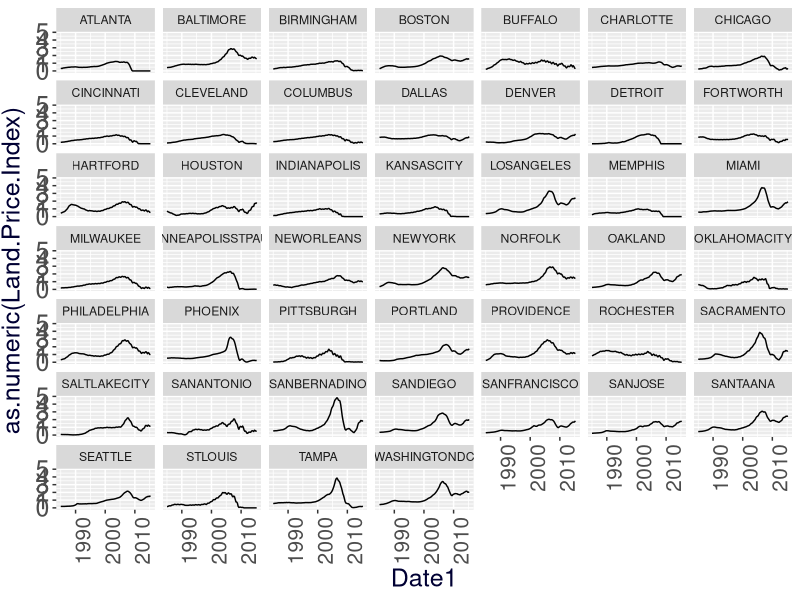
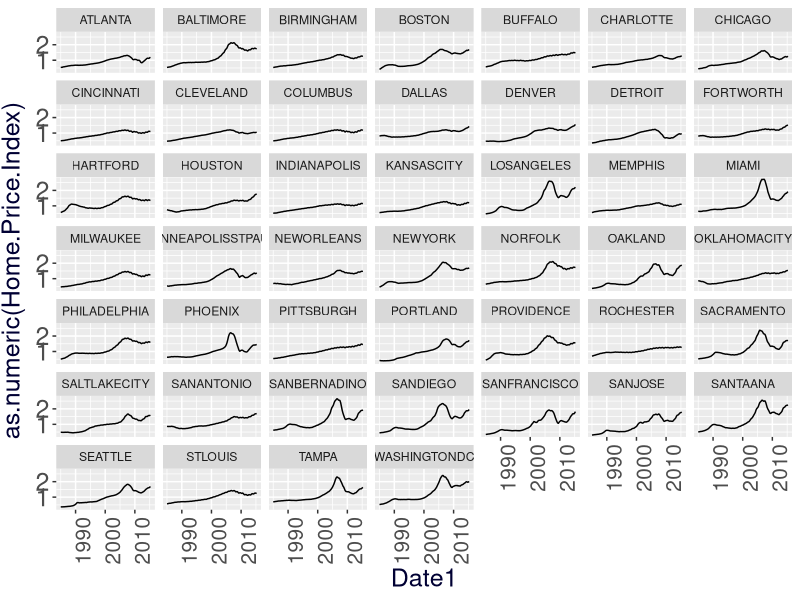
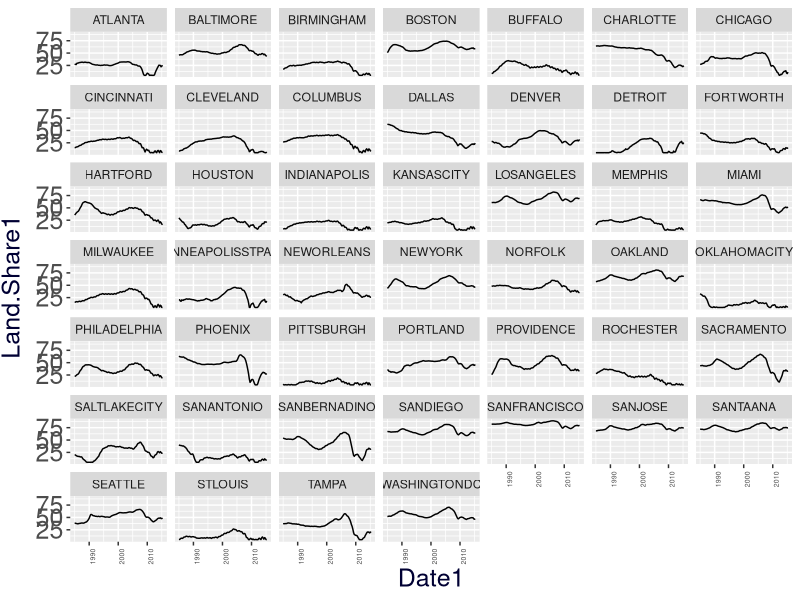
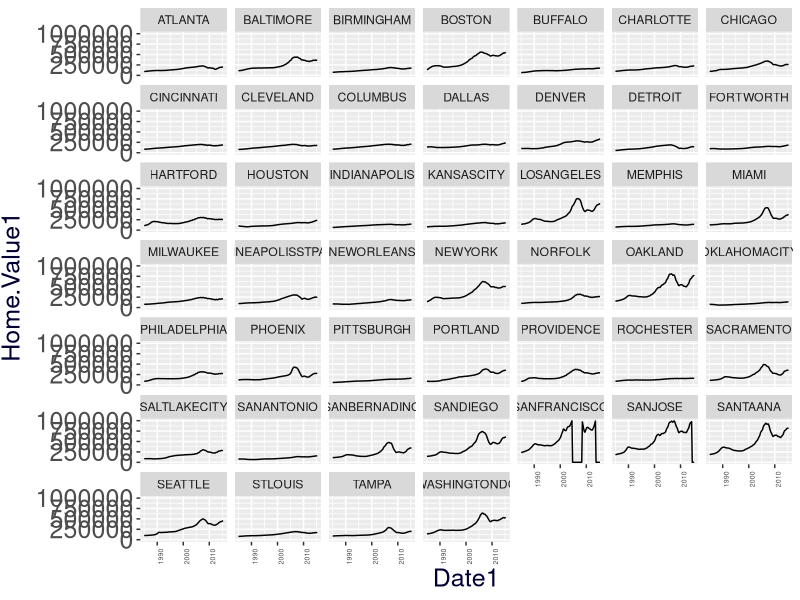
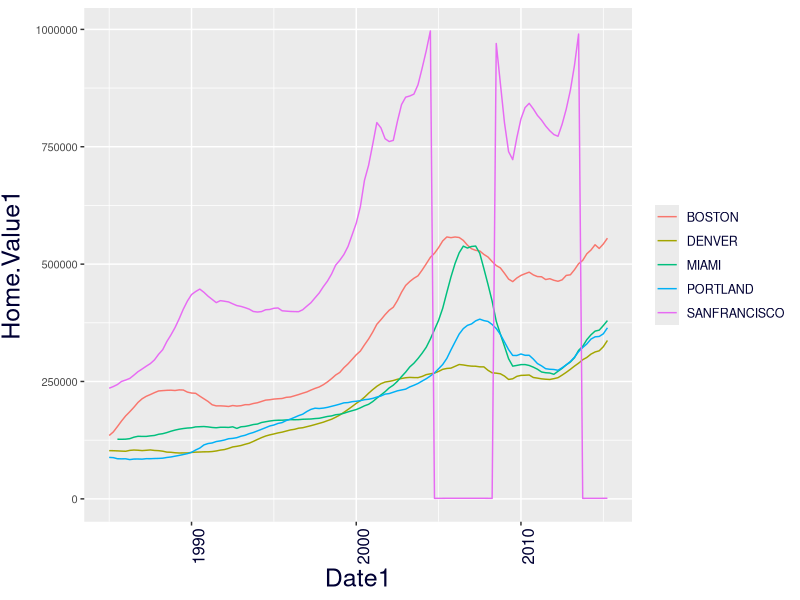
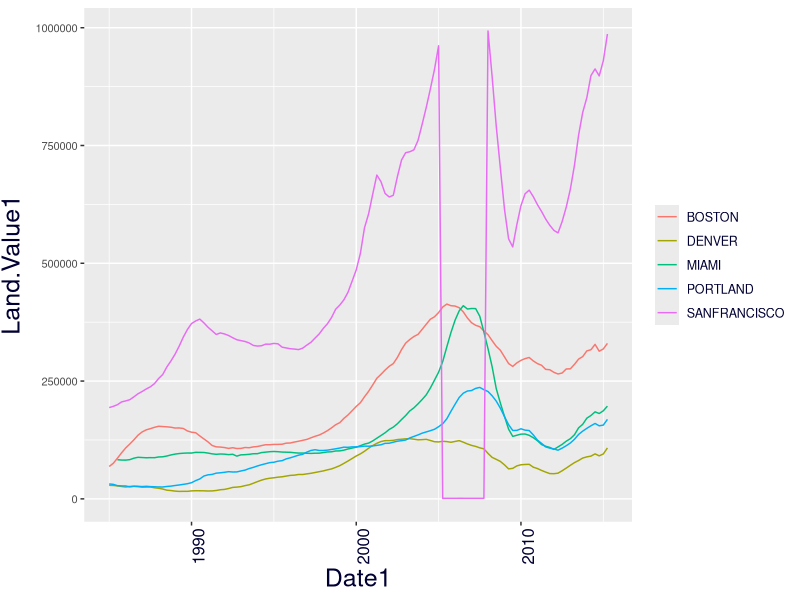
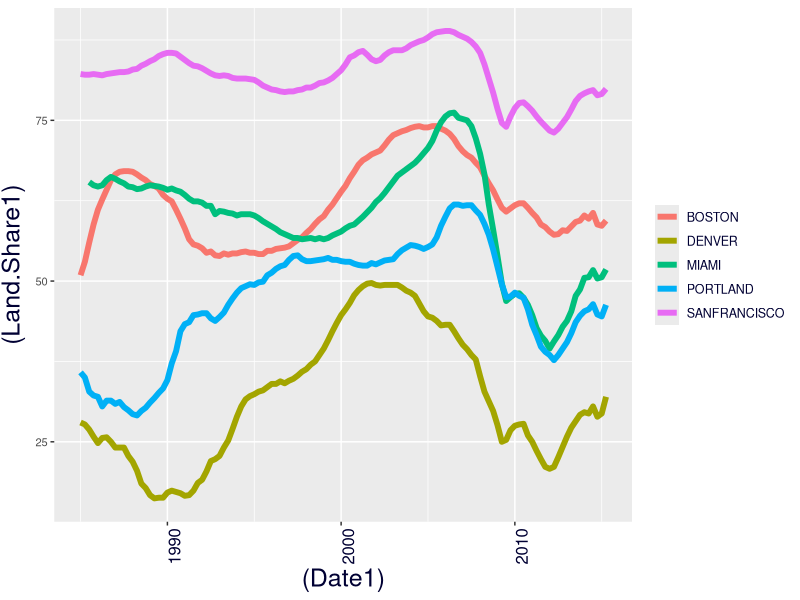
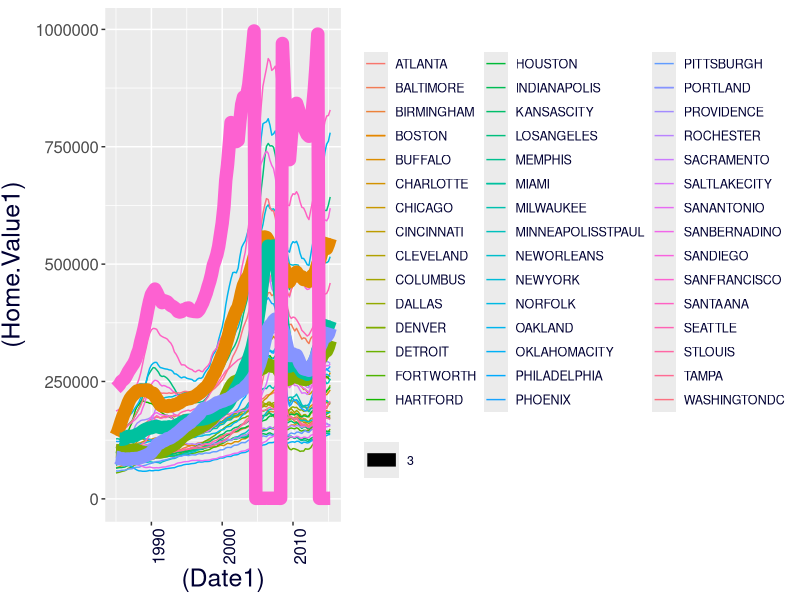

The R source for these figures, in order:

library("ggplot2")
allcities <- read.csv("landdata-msas-2015q1.csv")

# Remove the "$" sign and the commas in between numbers and then converting the resulting number as numeric type data instead of a string.
for(i in 1:length(allcities$Home.Value)) {
  b <- as.vector(strsplit(as.character(allcities$Home.Value[i]), "$", fixed = TRUE))
  allcities$Home.Value1[i] <- b[[1]][2]
}
for(i in 1:length(allcities$Home.Value1)) {
  b <- as.vector(strsplit(as.character(allcities$Home.Value1[i]), ",", fixed = TRUE))
  allcities$Home.Value1[i] <- paste(b[[1]][1], b[[1]][2], sep = "")
}
allcities$Home.Value1 <- as.numeric(allcities$Home.Value1)

for(i in 1:length(allcities$Land.Value)) {
  b <- as.vector(strsplit(as.character(allcities$Land.Value[i]), "$", fixed = TRUE))
  allcities$Land.Value1[i] <- b[[1]][2]
}
for(i in 1:length(allcities$Land.Value1)) {
  b <- as.vector(strsplit(as.character(allcities$Land.Value1[i]), ",", fixed = TRUE))
  allcities$Land.Value1[i] <- paste(b[[1]][1], b[[1]][2], sep = "")
}
allcities$Land.Value1 <- as.numeric(allcities$Land.Value1)


for(i in 1:length(allcities$Date)) {
  b <- as.vector(strsplit(as.character(allcities$Date[i]), "Q", fixed = TRUE))
  allcities$Date1[i] <- as.numeric(b[[1]][1]) + (as.numeric(b[[1]][2])*0.25) 
}


for(i in 1:length(allcities$Land.Share..Pct.)) {
  b <- as.vector(strsplit(as.character(allcities$Land.Share..Pct.[i]), "%", fixed = TRUE))
  allcities$Land.Share1[i] <- b[[1]][1]
}
for(i in 1:length(allcities$Land.Share1)) {
  b <- as.vector(strsplit(as.character(allcities$Land.Share1[i]), ".", fixed = TRUE))
  allcities$Land.Share1[i] <- paste(b[[1]][1], b[[1]][2], sep = "")
}
allcities$Land.Share1 <- as.numeric(allcities$Land.Share1)/10

portland <- subset(allcities, MSA=="PORTLAND" | MSA=="DENVER" | MSA=="BOSTON" | MSA=="SANFRANCISCO" | MSA=="MIAMI" & as.character(Date)>"1985Q1")




ggplot(data=allcities, aes(Date1, as.numeric(Land.Price.Index))) + geom_line() + 
  theme(
    plot.title = element_text(size=20, face="bold", vjust=3), 
    axis.text.x = element_text(size=15, angle = 90, hjust = 1), 
    axis.text.y = element_text(size=18), 
    axis.title.x = element_text(color="#000033", size=18), 
    axis.title.y = element_text(color="#000033", size=18, vjust=2),
    legend.title=element_blank(),
    legend.text = element_text(colour="#000033", size = 9)
  ) + facet_wrap(~MSA)


ggplot(data=allcities, aes(Date1, as.numeric(Home.Price.Index))) + geom_line() + 
  theme(
    plot.title = element_text(size=20, face="bold", vjust=3), 
    axis.text.x = element_text(size=15, angle = 90, hjust = 1), 
    axis.text.y = element_text(size=18), 
    axis.title.x = element_text(color="#000033", size=18), 
    axis.title.y = element_text(color="#000033", size=18, vjust=2),
    legend.title=element_blank(),
    legend.text = element_text(colour="#000033", size = 9)
  ) + facet_wrap(~MSA)

ggplot(data=allcities, aes(Date1, Land.Share1)) + geom_line() + 
  theme(
    plot.title = element_text(size=20, face="bold", vjust=3), 
    axis.text.x = element_text(size=5, angle = 90, hjust = 1), 
    axis.text.y = element_text(size=18), 
    axis.title.x = element_text(color="#000033", size=18), 
    axis.title.y = element_text(color="#000033", size=18, vjust=2),
    legend.title=element_blank(),
    legend.text = element_text(colour="#000033", size = 9)
  ) + facet_wrap(~MSA)



ggplot(data=allcities, aes(Date1, Home.Value1)) + geom_line() + 
  theme(
    plot.title = element_text(size=20, face="bold", vjust=3), 
    axis.text.x = element_text(size=5, angle = 90, hjust = 1), 
    axis.text.y = element_text(size=18), 
    axis.title.x = element_text(color="#000033", size=18), 
    axis.title.y = element_text(color="#000033", size=18, vjust=2),
    legend.title=element_blank(),
    legend.text = element_text(colour="#000033", size = 9)
  ) + facet_wrap(~MSA)

ggplot(data=portland, aes(Date1, Home.Value1)) + geom_line(aes(color=MSA)) + 
  theme(
    plot.title = element_text(size=20, face="bold", vjust=3, color="#000033"), 
    axis.text.x = element_text(size=12, angle = 90, hjust = 1, color="#000033"), 
    axis.text.y = element_text(size=8), 
    axis.title.x = element_text(color="#000033", size=18), 
    axis.title.y = element_text(color="#000033", size=18, vjust=2),
    legend.title=element_blank(),
    legend.text = element_text(colour="#000033", size = 9)
  ) 

ggplot(data=portland, aes(Date1, Land.Value1)) + geom_line(aes(color=MSA)) + 
  theme(
    plot.title = element_text(size=20, face="bold", vjust=3, color="#000033"), 
    axis.text.x = element_text(size=12, angle = 90, hjust = 1, color="#000033"), 
    axis.text.y = element_text(size=8), 
    axis.title.x = element_text(color="#000033", size=18), 
    axis.title.y = element_text(color="#000033", size=18, vjust=2),
    legend.title=element_blank(),
    legend.text = element_text(colour="#000033", size = 9)
  ) 

ggplot(data=portland, aes((Date1), (Land.Share1))) + geom_line(stat="identity", size=2, aes(color=MSA)) + 
  theme(
    plot.title = element_text(size=20, face="bold", vjust=3, color="#000033"), 
    axis.text.x = element_text(size=12, angle = 90, hjust = 1, color="#000033"), 
    axis.text.y = element_text(size=8), 
    axis.title.x = element_text(color="#000033", size=18), 
    axis.title.y = element_text(color="#000033", size=18, vjust=2),
    legend.title=element_blank(),
    legend.text = element_text(colour="#000033", size = 9)
  ) 


allcities1 <- subset(allcities, MSA!="SANFRANCISCO" & MSA!="SANJOSE")
g <- ggplot(data=allcities1, aes((Date1), (Home.Value1))) + geom_line(stat="identity", aes(color=MSA)) + 
  theme(
    plot.title = element_text(size=20, face="bold", vjust=3, color="#000033"), 
    axis.text.x = element_text(size=12, angle = 90, hjust = 1, color="#000033"), 
    axis.text.y = element_text(size=12), 
    axis.title.x = element_text(color="#000033", size=18), 
    axis.title.y = element_text(color="#000033", size=18, vjust=2),
    legend.title=element_blank(),
    legend.text = element_text(colour="#000033", size = 9)
  ) 

g + geom_line(data=portland, aes(color=MSA, size=3))

g + geom_text(data=subset(allcities1, Date1==2015.25), size = 3, aes(label=MSA))
